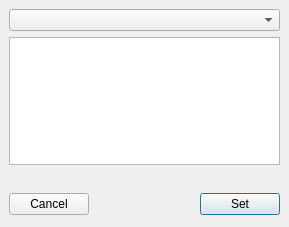
<ui version="4.0" >
 <class>status</class>
 <widget class="QDialog" name="status" >
  <property name="geometry" >
   <rect>
    <x>0</x>
    <y>0</y>
    <width>289</width>
    <height>227</height>
   </rect>
  </property>
  <property name="windowTitle" >
   <string>Set status message</string>
  </property>
  <property name="windowIcon" >
   <iconset>images/16x16/jgames.png</iconset>
  </property>
  <layout class="QGridLayout" >
   <property name="margin" >
    <number>9</number>
   </property>
   <property name="spacing" >
    <number>6</number>
   </property>
   <item row="0" column="0" colspan="3" >
    <widget class="QComboBox" name="statusBox" />
   </item>
   <item row="1" column="0" colspan="3" >
    <widget class="QTextBrowser" name="status" >
     <property name="toolTip" >
      <string>Enter a short message describing your status (e.g. at lunch)</string>
     </property>
     <property name="tabChangesFocus" >
      <bool>true</bool>
     </property>
     <property name="readOnly" >
      <bool>false</bool>
     </property>
    </widget>
   </item>
   <item row="2" column="0" colspan="3" >
    <widget class="QLabel" name="time" >
     <property name="text" >
      <string/>
     </property>
    </widget>
   </item>
   <item row="3" column="2" >
    <widget class="QPushButton" name="set" >
     <property name="sizePolicy" >
      <sizepolicy>
       <hsizetype>1</hsizetype>
       <vsizetype>0</vsizetype>
       <horstretch>0</horstretch>
       <verstretch>0</verstretch>
      </sizepolicy>
     </property>
     <property name="text" >
      <string>Set</string>
     </property>
     <property name="icon" >
      <iconset>images/16x16/actions/ok.png</iconset>
     </property>
    </widget>
   </item>
   <item row="3" column="0" >
    <widget class="QPushButton" name="pushButton" >
     <property name="text" >
      <string>Cancel</string>
     </property>
     <property name="icon" >
      <iconset>images/16x16/actions/process-stop.png</iconset>
     </property>
    </widget>
   </item>
   <item row="3" column="1" >
    <spacer>
     <property name="orientation" >
      <enum>Qt::Horizontal</enum>
     </property>
     <property name="sizeType" >
      <enum>QSizePolicy::Expanding</enum>
     </property>
     <property name="sizeHint" >
      <size>
       <width>91</width>
       <height>27</height>
      </size>
     </property>
    </spacer>
   </item>
  </layout>
 </widget>
 <resources/>
 <connections>
  <connection>
   <sender>set</sender>
   <signal>clicked()</signal>
   <receiver>status</receiver>
   <slot>accept()</slot>
   <hints>
    <hint type="sourcelabel" >
     <x>233</x>
     <y>204</y>
    </hint>
    <hint type="destinationlabel" >
     <x>249</x>
     <y>208</y>
    </hint>
   </hints>
  </connection>
  <connection>
   <sender>pushButton</sender>
   <signal>clicked()</signal>
   <receiver>status</receiver>
   <slot>reject()</slot>
   <hints>
    <hint type="sourcelabel" >
     <x>59</x>
     <y>206</y>
    </hint>
    <hint type="destinationlabel" >
     <x>117</x>
     <y>192</y>
    </hint>
   </hints>
  </connection>
  <connection>
   <sender>statusBox</sender>
   <signal>currentIndexChanged(QString)</signal>
   <receiver>status</receiver>
   <slot>insertPlainText(QString)</slot>
   <hints>
    <hint type="sourcelabel" >
     <x>71</x>
     <y>23</y>
    </hint>
    <hint type="destinationlabel" >
     <x>84</x>
     <y>73</y>
    </hint>
   </hints>
  </connection>
 </connections>
</ui>
